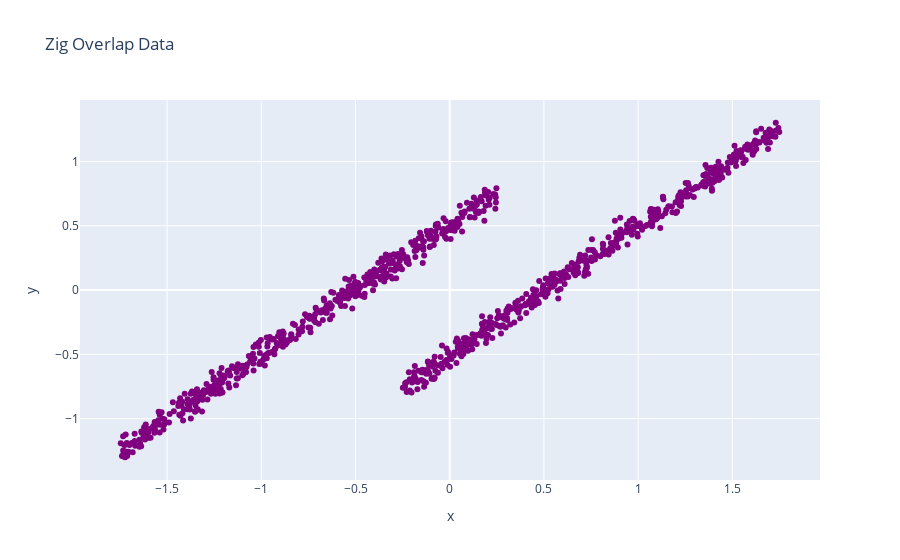
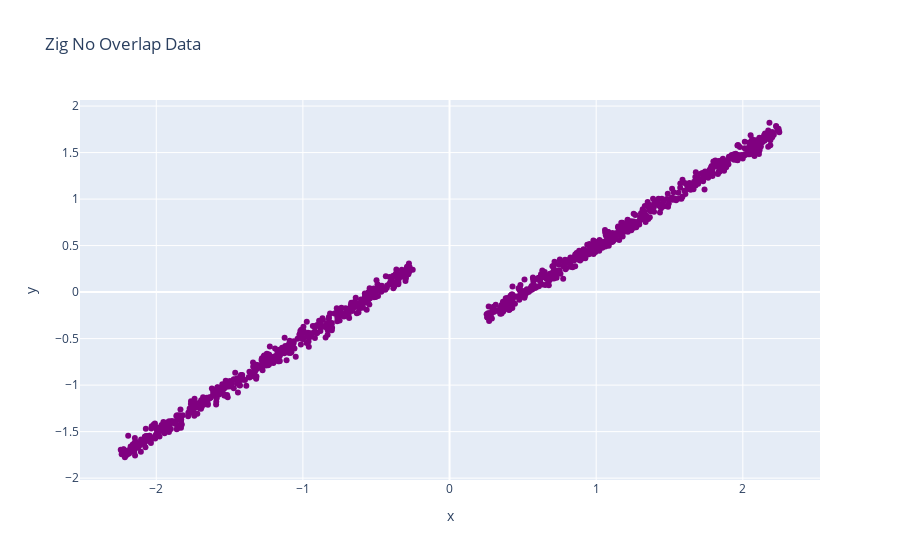

Notebook code for these charts, in order:
### Markdown cell above
### 2.2 Zag Dataset

### Code cell
def create_zig_data(overlap=0, noise=0.05):
    x_left = np.random.uniform(-2 + overlap/2, 0 + overlap/2, size=(N_POINTS//2))
    x_right = np.random.uniform(0 - overlap/2, 2 - overlap/2, size=(N_POINTS//2))

    y_left = x_left + 0.5 + np.random.normal(0, noise, size=x_left.shape)
    y_right = x_right - 0.5 + np.random.normal(0, noise, size=x_right.shape)

    x = np.concatenate([x_left, x_right])
    y = np.concatenate([y_left, y_right])

    idx = np.arange(x.shape[0])
    np.random.shuffle(idx)
    x = x[idx]
    y = y[idx]

    return x, y

x_zig_over, y_zig_over = create_zig_data(overlap=0.5)
scatter_plot(x_zig_over, y_zig_over, "Zig Overlap Data")

x_zig_no_over, y_zig_no_over = create_zig_data(overlap=-0.5)
# x_zig_no_over, y_zig_no_over = create_zig_data(overlap=-2)
scatter_plot(x_zig_no_over, y_zig_no_over, "Zig No Overlap Data")

### Figure 1 — Plotly figure (JSON) as saved in the notebook; plotly's stock layout.template omitted (floating-point values rounded to 4 significant figures; data arrays with more than 128 entries replaced by an {"elided": "..."} marker saying what was removed)
{"data": [{"marker": {"color": "purple"}, "mode": "markers", "type": "scatter", "x": {"elided": "1000 float values"}, "y": {"elided": "1000 float values"}}], "layout": {"title": {"text": "Zig Overlap Data"}, "xaxis": {"title": {"text": "x"}}, "yaxis": {"title": {"text": "y"}}}}

### Figure 2 — Plotly figure (JSON) as saved in the notebook; plotly's stock layout.template omitted (floating-point values rounded to 4 significant figures; data arrays with more than 128 entries replaced by an {"elided": "..."} marker saying what was removed)
{"data": [{"marker": {"color": "purple"}, "mode": "markers", "type": "scatter", "x": {"elided": "1000 float values"}, "y": {"elided": "1000 float values"}}], "layout": {"title": {"text": "Zig No Overlap Data"}, "xaxis": {"title": {"text": "x"}}, "yaxis": {"title": {"text": "y"}}}}
